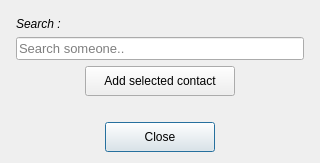
<?xml version="1.0" encoding="UTF-8"?>
<ui version="4.0">
 <class>AddContactDiag</class>
 <widget class="QDialog" name="AddContactDiag">
  <property name="geometry">
   <rect>
    <x>0</x>
    <y>0</y>
    <width>320</width>
    <height>163</height>
   </rect>
  </property>
  <property name="windowTitle">
   <string>Add contact</string>
  </property>
  <property name="modal">
   <bool>true</bool>
  </property>
  <layout class="QVBoxLayout" name="verticalLayout_2">
   <item>
    <layout class="QVBoxLayout" name="verticalLayout" stretch="1,7,1">
     <item>
      <layout class="QVBoxLayout" name="verticalLayout_4" stretch="2,4">
       <property name="topMargin">
        <number>6</number>
       </property>
       <item>
        <layout class="QHBoxLayout" name="horizontalLayout_6">
         <property name="leftMargin">
          <number>5</number>
         </property>
         <property name="topMargin">
          <number>0</number>
         </property>
         <item alignment="Qt::AlignBottom">
          <widget class="QLabel" name="label">
           <property name="font">
            <font>
             <family>Tahoma</family>
             <pointsize>9</pointsize>
             <italic>true</italic>
            </font>
           </property>
           <property name="text">
            <string>Search :</string>
           </property>
          </widget>
         </item>
        </layout>
       </item>
       <item>
        <layout class="QHBoxLayout" name="horizontalLayout_7">
         <property name="leftMargin">
          <number>5</number>
         </property>
         <property name="rightMargin">
          <number>5</number>
         </property>
         <item alignment="Qt::AlignTop">
          <widget class="QLineEdit" name="SearchNameField">
           <property name="font">
            <font>
             <family>Tahoma</family>
             <pointsize>10</pointsize>
            </font>
           </property>
           <property name="text">
            <string/>
           </property>
           <property name="placeholderText">
            <string>Search someone..</string>
           </property>
          </widget>
         </item>
        </layout>
       </item>
      </layout>
     </item>
     <item>
      <layout class="QVBoxLayout" name="verticalLayout_3" stretch="2">
       <item>
        <layout class="QHBoxLayout" name="horizontalLayout_3">
         <item alignment="Qt::AlignTop">
          <widget class="QPushButton" name="AddContactButton">
           <property name="minimumSize">
            <size>
             <width>150</width>
             <height>30</height>
            </size>
           </property>
           <property name="maximumSize">
            <size>
             <width>150</width>
             <height>30</height>
            </size>
           </property>
           <property name="text">
            <string>Add selected contact</string>
           </property>
          </widget>
         </item>
        </layout>
       </item>
      </layout>
     </item>
     <item>
      <layout class="QHBoxLayout" name="horizontalLayout_2">
       <item>
        <widget class="QPushButton" name="CloseButton">
         <property name="minimumSize">
          <size>
           <width>110</width>
           <height>30</height>
          </size>
         </property>
         <property name="maximumSize">
          <size>
           <width>110</width>
           <height>30</height>
          </size>
         </property>
         <property name="font">
          <font>
           <family>Tahoma</family>
           <pointsize>9</pointsize>
          </font>
         </property>
         <property name="text">
          <string>Close</string>
         </property>
         <property name="default">
          <bool>true</bool>
         </property>
        </widget>
       </item>
      </layout>
     </item>
    </layout>
   </item>
  </layout>
 </widget>
 <resources/>
 <connections/>
</ui>
